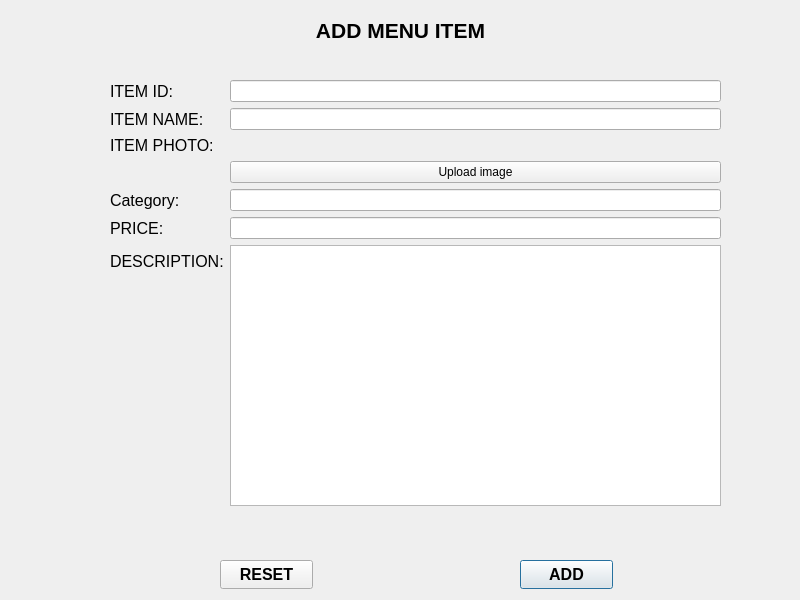
<?xml version="1.0" encoding="UTF-8"?>
<ui version="4.0">
 <class>addmenuitem</class>
 <widget class="QDialog" name="addmenuitem">
  <property name="geometry">
   <rect>
    <x>0</x>
    <y>0</y>
    <width>800</width>
    <height>600</height>
   </rect>
  </property>
  <property name="font">
   <font>
    <family>Arial</family>
   </font>
  </property>
  <property name="windowTitle">
   <string>Dialog</string>
  </property>
  <widget class="QLabel" name="ADDMENUITEM">
   <property name="geometry">
    <rect>
     <x>280</x>
     <y>10</y>
     <width>241</width>
     <height>41</height>
    </rect>
   </property>
   <property name="font">
    <font>
     <family>Arial</family>
     <pointsize>16</pointsize>
     <italic>false</italic>
     <bold>true</bold>
    </font>
   </property>
   <property name="text">
    <string>ADD MENU ITEM</string>
   </property>
   <property name="alignment">
    <set>Qt::AlignmentFlag::AlignCenter</set>
   </property>
  </widget>
  <widget class="QPushButton" name="btn_save">
   <property name="geometry">
    <rect>
     <x>520</x>
     <y>560</y>
     <width>93</width>
     <height>29</height>
    </rect>
   </property>
   <property name="font">
    <font>
     <family>Arial</family>
     <pointsize>12</pointsize>
     <italic>false</italic>
     <bold>true</bold>
    </font>
   </property>
   <property name="text">
    <string>ADD</string>
   </property>
  </widget>
  <widget class="QPushButton" name="btn_reset">
   <property name="geometry">
    <rect>
     <x>220</x>
     <y>560</y>
     <width>93</width>
     <height>29</height>
    </rect>
   </property>
   <property name="font">
    <font>
     <family>Arial</family>
     <pointsize>12</pointsize>
     <italic>false</italic>
     <bold>true</bold>
    </font>
   </property>
   <property name="text">
    <string>RESET</string>
   </property>
  </widget>
  <widget class="QWidget" name="">
   <property name="geometry">
    <rect>
     <x>110</x>
     <y>80</y>
     <width>611</width>
     <height>426</height>
    </rect>
   </property>
   <layout class="QFormLayout" name="formLayout">
    <item row="0" column="0">
     <widget class="QLabel" name="label">
      <property name="font">
       <font>
        <family>Arial</family>
        <pointsize>12</pointsize>
       </font>
      </property>
      <property name="text">
       <string>ITEM ID:</string>
      </property>
     </widget>
    </item>
    <item row="2" column="0">
     <widget class="QLabel" name="ITEMNAME">
      <property name="font">
       <font>
        <family>Arial</family>
        <pointsize>12</pointsize>
        <italic>false</italic>
        <bold>false</bold>
       </font>
      </property>
      <property name="text">
       <string>ITEM NAME:</string>
      </property>
     </widget>
    </item>
    <item row="6" column="0">
     <widget class="QLabel" name="PRICE_2">
      <property name="font">
       <font>
        <family>Arial</family>
        <pointsize>12</pointsize>
       </font>
      </property>
      <property name="text">
       <string>Category:</string>
      </property>
     </widget>
    </item>
    <item row="8" column="0">
     <widget class="QLabel" name="PRICE">
      <property name="font">
       <font>
        <family>Arial</family>
        <pointsize>12</pointsize>
       </font>
      </property>
      <property name="text">
       <string>PRICE:</string>
      </property>
     </widget>
    </item>
    <item row="10" column="0">
     <widget class="QLabel" name="DESCRIPTION">
      <property name="font">
       <font>
        <family>Arial</family>
        <pointsize>12</pointsize>
       </font>
      </property>
      <property name="text">
       <string>DESCRIPTION:</string>
      </property>
     </widget>
    </item>
    <item row="0" column="1">
     <widget class="QLineEdit" name="item_id"/>
    </item>
    <item row="2" column="1">
     <widget class="QLineEdit" name="item_name"/>
    </item>
    <item row="6" column="1">
     <widget class="QLineEdit" name="item_category">
      <property name="text">
       <string/>
      </property>
     </widget>
    </item>
    <item row="8" column="1">
     <widget class="QLineEdit" name="item_price">
      <property name="text">
       <string/>
      </property>
     </widget>
    </item>
    <item row="10" column="1">
     <widget class="QPlainTextEdit" name="item_description">
      <property name="plainText">
       <string/>
      </property>
     </widget>
    </item>
    <item row="4" column="0">
     <widget class="QLabel" name="label_2">
      <property name="font">
       <font>
        <family>Arial</family>
        <pointsize>12</pointsize>
       </font>
      </property>
      <property name="text">
       <string>ITEM PHOTO:</string>
      </property>
     </widget>
    </item>
    <item row="4" column="1">
     <widget class="QLabel" name="image_preview">
      <property name="text">
       <string/>
      </property>
     </widget>
    </item>
    <item row="5" column="1">
     <widget class="QPushButton" name="image_upload">
      <property name="text">
       <string>Upload image</string>
      </property>
     </widget>
    </item>
   </layout>
  </widget>
 </widget>
 <resources/>
 <connections/>
</ui>
